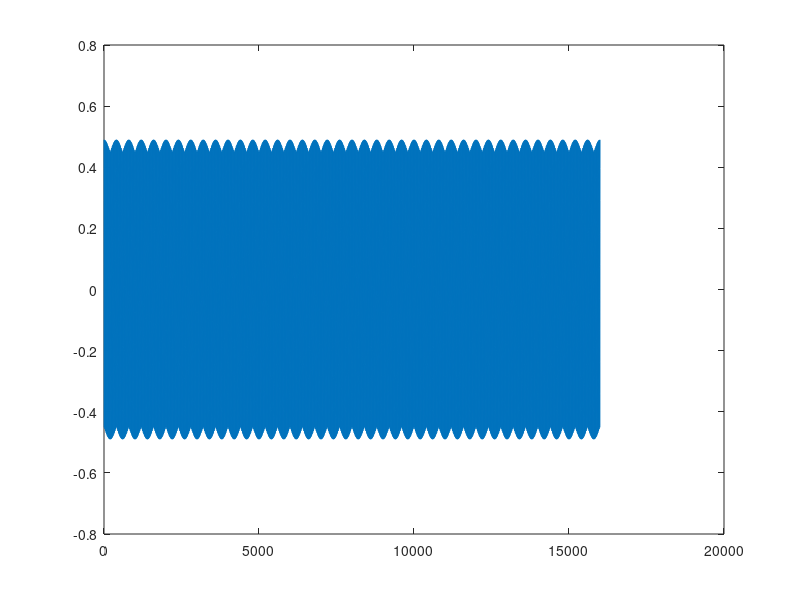

Write MATLAB code to recreate this figure.
%Juan Felipe Peña 2175507-Juan Manuel Becerra 2175775-Jose Lopez
%2175425-Juan Camilo Guzman 2175559
%Creamos un señal triangular:la graficamos y la reproducimos a dos
%frecuencias 210hz y 420hz
% 1.B.II Graficar 
  x_t=0; 
  t=[-2:1/100:2];
  for k=-19:2:19
     x_t=x_t + (2*(2-(2*(-1^k)))/(2*(pi^2)*(k^2)))*exp(1i*k*(2*pi)*t); 
  end
  plot(t,x_t)
  
% 1.B.III Sonar a 210hz
  x_t=0; 
  fs=8000;
  t=[0:1:2*fs];
  fo=210;
  c_k=0;
  for k=1:2:19
     c_k(k)=(2*(2-(2*(-1^k)))/(2*(pi^2)*(k^2)));
     x_t=x_t + c_k(k) *exp(1i*k*((2*pi*fo)/fs)*t);
  end
  plot(t,x_t)
  soundsc(real(x_t),fs)
% 1.A.IV Sonar a 420hz
x_t=0; 
  fs=8000;
  t=[0:1:2*fs];
  fo=420;
  c_k=0;
  for k=1:2:19
     c_k(k)=(2*(2-(2*(-1^k)))/(2*(pi^2)*(k^2)));
     x_t=x_t + c_k(k) *exp(1i*k*((2*pi*fo)/fs)*t);
  end
  plot(t,x_t)
  soundsc(real(x_t),fs)